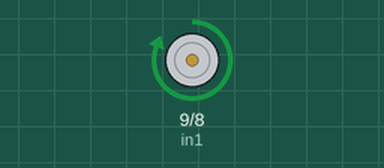
Simulated run of this sketch. Board: Arduino Uno, built with avr-gcc and run on an emulated ATmega328P. Shown: motor-driver pin pairs drawn as motors (green arrow = first pin HIGH = forward, orange = second pin HIGH = backward, longer = more drive, scaled by the enable pin).

Above: at 0.5 s.
Timing chart, 0 to 4.6 s (numbered marks = the images above):
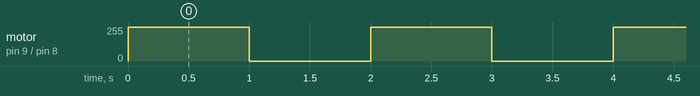

The sketch:

L298.ino
```cpp
//http://tronixlabs.com/news/tutorial-l298n-dual-motor-controller-module-2a-and-arduino/// connect motor controller pins to Arduino digital pins
// motor one
int enA = 10;
int in1 = 9;
int in2 = 8;
// motor two
//int enB = 5;
//int in3 = 7;
//int in4 = 6;
void setup()
{
  // set all the motor control pins to outputs
  pinMode(enA, OUTPUT);
  pinMode(in1, OUTPUT);
  pinMode(in2, OUTPUT);
  //pinMode(in3, OUTPUT);
  //pinMode(in4, OUTPUT);
}
void demoOne()
{
  // this function will run the motors in both directions at a fixed speed
  // turn on motor A
  digitalWrite(in1, HIGH);
  digitalWrite(in2, LOW);
  //digitalWrite(in1, LOW);
  //digitalWrite(in2, HIGH);
  // set speed to 200 out of possible range 0~255
  analogWrite(enA, 255);
   delay(1000);
  // now change motor directions
  //digitalWrite(in1, LOW);
  //digitalWrite(in2, HIGH);
  //delay(1000);
  // now turn off motors
  digitalWrite(in1, LOW);
  digitalWrite(in2, LOW);
 }
 void demo()
{
  digitalWrite(in1, HIGH);
  digitalWrite(in2, LOW);
  //digitalWrite(in1, LOW);
  //digitalWrite(in2, HIGH);
  analogWrite(enA, 255);
  delay(1000);

  digitalWrite(in1, LOW);
  digitalWrite(in2, LOW);
 }
void demoTwo()
{
  // this function will run the motors across the range of possible speeds
  // note that maximum speed is determined by the motor itself and the operating voltage
  // the PWM values sent by analogWrite() are fractions of the maximum speed possible
  // by your hardware
  // turn on motors
  //digitalWrite(in1, LOW);
  //digitalWrite(in2, HIGH);
 digitalWrite(in1, HIGH);
  digitalWrite(in2, LOW);
  // accelerate from zero to maximum speed
  for (int i = 100; i < 256; i++)
  {
    analogWrite(enA, i);
    delay(20);
  }
  // decelerate from maximum speed to zero
  for (int i = 255; i >= 100; --i)
  {
    analogWrite(enA, i);
    delay(20);
  }
  // now turn off motors
  digitalWrite(in1, LOW);
  digitalWrite(in2, LOW);
}
void loop()
{
 //demoOne();
  //delay(1000);
// demoTwo();
demo();
  delay(1000);
}
```

Measured:
- by itself, motor on pin 9 (in1) / pin 8 (in2): alternates forward 255/255 for 1.0 s and stopped for 1.0 s
